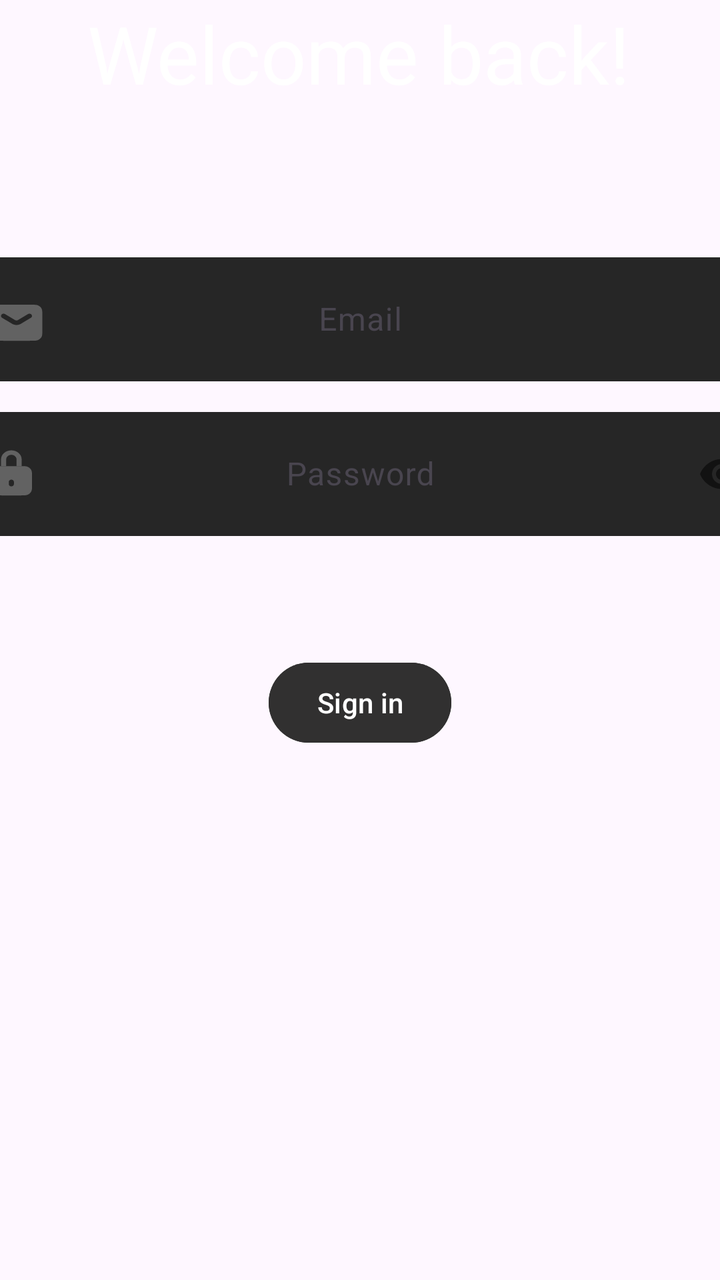
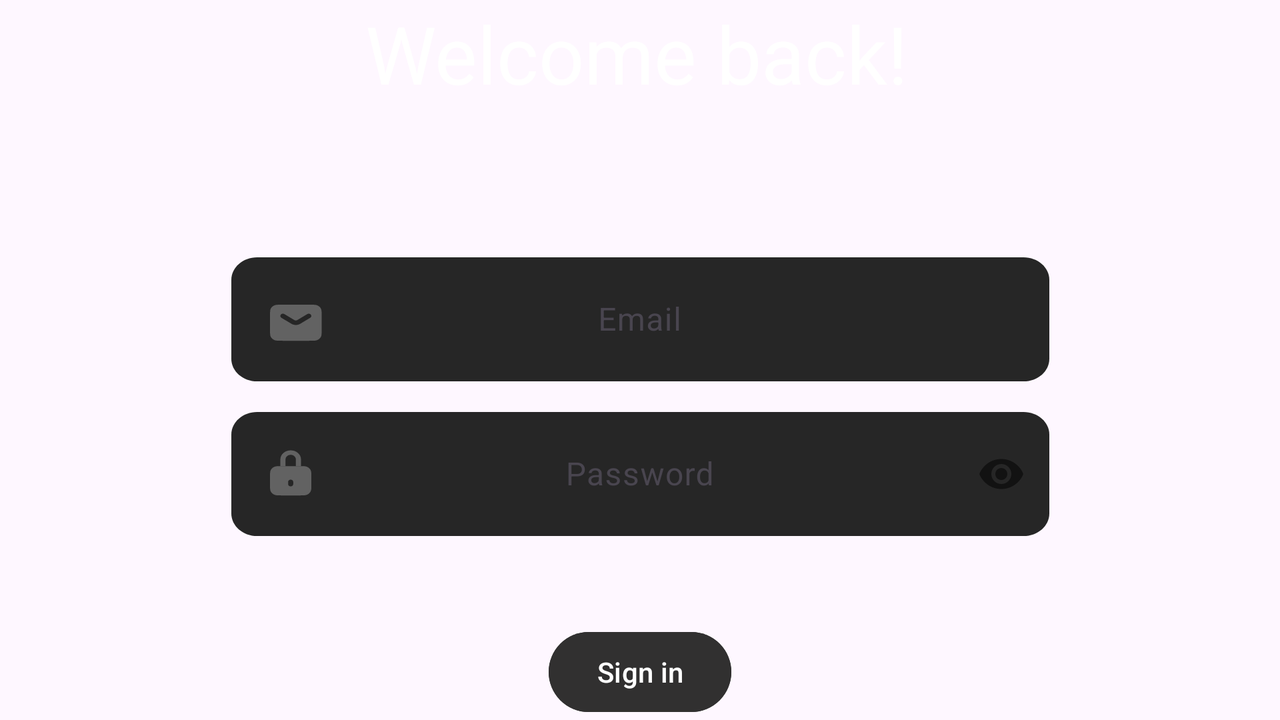

An Android layout and its configuration variant, each rendered on a device that would load it. The default file and the variant file are quoted in full after the pictures.
<!-- AndroidManifest.xml: application theme Theme.ChitChat -->
<!-- res/layout/fragment_sign_in.xml -->
<?xml version="1.0" encoding="utf-8"?>
<FrameLayout xmlns:android="http://schemas.android.com/apk/res/android"
    xmlns:app="http://schemas.android.com/apk/res-auto"
    xmlns:tools="http://schemas.android.com/tools"
    android:id="@+id/btn_sign_up"
    android:layout_width="match_parent"
    android:layout_height="match_parent"

    tools:context=".View.SignInFragment">

    <androidx.constraintlayout.widget.ConstraintLayout
        android:layout_width="match_parent"
        android:layout_height="match_parent">


        <TextView
            android:id="@+id/tv_createaccount"
            android:layout_width="wrap_content"
            android:layout_height="wrap_content"
            android:text="@string/welcome_back"
            android:textColor="@color/white"
            android:textSize="40sp"
            app:layout_constraintBottom_toTopOf="@+id/email_signin_design"
            app:layout_constraintEnd_toEndOf="parent"
            app:layout_constraintHorizontal_bias="0.496"
            app:layout_constraintStart_toStartOf="parent"
            app:layout_constraintTop_toTopOf="parent" />

        <com.google.android.material.textfield.TextInputLayout
            android:id="@+id/pass_word_design"
            android:layout_width="409dp"
            android:layout_height="wrap_content"
            android:layout_marginTop="10dp"
            app:layout_constraintEnd_toEndOf="parent"
            app:layout_constraintStart_toStartOf="parent"
            app:layout_constraintTop_toBottomOf="@+id/email_signin_design"
            app:passwordToggleEnabled="true">

            <com.google.android.material.textfield.TextInputEditText
                android:id="@+id/et_password_signin"
                android:layout_width="match_parent"
                android:layout_height="62dp"
                android:background="@drawable/custom_password_input"
                android:gravity="center"
                android:hint="@string/password"
                android:inputType="textPassword"
                android:textColor="@color/white"

                />

        </com.google.android.material.textfield.TextInputLayout>

        <com.google.android.material.textfield.TextInputLayout
            android:id="@+id/email_signin_design"
            android:layout_width="409dp"
            android:layout_height="wrap_content"
            android:layout_marginTop="70dp"
            app:layout_constraintEnd_toEndOf="parent"
            app:layout_constraintStart_toStartOf="parent"
            app:layout_constraintTop_toBottomOf="@+id/tv_createaccount">

            <com.google.android.material.textfield.TextInputEditText
                android:id="@+id/et_email_signin"
                android:layout_width="match_parent"
                android:layout_height="62dp"
                android:background="@drawable/custom_email_input"
                android:gravity="center"
                android:hint="@string/email"
                android:inputType="textEmailAddress"
                android:textColor="@color/white" />

        </com.google.android.material.textfield.TextInputLayout>

        <Button
            android:id="@+id/btn_signin_frag"
            android:layout_width="wrap_content"
            android:layout_height="wrap_content"
            android:layout_marginStart="10dp"
            android:layout_marginTop="10dp"
            android:layout_marginEnd="10dp"
            android:backgroundTint="#313030"
            android:text="@string/sign_in"
            android:textColor="@color/white"
            app:layout_constraintBottom_toBottomOf="parent"
            app:layout_constraintEnd_toEndOf="parent"
            app:layout_constraintStart_toStartOf="parent"
            app:layout_constraintTop_toBottomOf="@+id/pass_word_design"
            app:layout_constraintVertical_bias="0.157" />

    </androidx.constraintlayout.widget.ConstraintLayout>
</FrameLayout>
<!-- resources referenced by this layout -->
<resources>
  <!-- drawable custom_email_input (drawable) -->
  <vector xmlns:android="http://schemas.android.com/apk/res/android"
      android:width="317dp"
      android:height="55dp"
      android:viewportWidth="317"
      android:viewportHeight="55">
      <path
          android:fillColor="#FF262626"
          android:pathData="M0 10c0-5.52 4.48-10 10-10h297c5.52 0 10 4.48 10 10v35c0 5.52-4.48 10-10 10h-297c-5.52 0-10-4.48-10-10z"/>
      <path
          android:fillColor="#FF626262"
          android:fillType="evenOdd"
          android:pathData="M15.33 22.64C15 23.28 15 24.12 15 25.8v6.4c0 1.68 0 2.52 0.33 3.16 0.28 0.57 0.74 1.03 1.3 1.31C17.29 37 18.13 37 19.8 37h10.4c1.68 0 2.52 0 3.16-0.33 0.57-0.28 1.03-0.74 1.31-1.3C35 34.71 35 33.87 35 32.2v-6.4c0-1.68 0-2.52-0.33-3.16-0.28-0.57-0.74-1.03-1.3-1.31C32.71 21 31.87 21 30.2 21H19.8c-1.68 0-2.52 0-3.16 0.33-0.57 0.28-1.03 0.74-1.31 1.3Zm5.24 2.54c-0.46-0.32-1.08-0.2-1.4 0.25-0.3 0.46-0.2 1.08 0.26 1.4l3.87 2.65c1.03 0.7 2.37 0.7 3.4 0l3.87-2.66c0.45-0.3 0.57-0.93 0.25-1.39-0.3-0.45-0.93-0.57-1.39-0.25l-3.86 2.65c-0.35 0.23-0.8 0.23-1.14 0l-3.86-2.65Z"/>
  </vector>
  <!-- drawable custom_password_input (drawable) -->
  <vector xmlns:android="http://schemas.android.com/apk/res/android"
      android:width="317dp"
      android:height="55dp"
      android:viewportWidth="317"
      android:viewportHeight="55">
      <path
          android:fillColor="#FF262626"
          android:pathData="M0 10c0-5.52 4.48-10 10-10h297c5.52 0 10 4.48 10 10v35c0 5.52-4.48 10-10 10h-297c-5.52 0-10-4.48-10-10z"/>
      <path
          android:fillColor="#FF626262"
          android:fillType="evenOdd"
          android:pathData="M19.16 24h7.68c0.53 0 0.98 0 1.36 0.03 0.39 0.03 0.78 0.1 1.16 0.3 0.57 0.28 1.03 0.74 1.31 1.3 0.2 0.39 0.27 0.78 0.3 1.18C31 27.18 31 27.63 31 28.16v4.68c0 0.53 0 0.98-0.03 1.35-0.03 0.4-0.1 0.8-0.3 1.17-0.28 0.57-0.74 1.03-1.3 1.31-0.39 0.2-0.78 0.27-1.18 0.3C27.82 37 27.38 37 26.84 37h-7.68c-0.53 0-0.98 0-1.36-0.03-0.39-0.03-0.78-0.1-1.16-0.3-0.57-0.28-1.03-0.74-1.31-1.3-0.2-0.39-0.27-0.78-0.3-1.17C15 33.81 15 33.37 15 32.84v-4.68c0-0.53 0-0.98 0.03-1.36 0.03-0.39 0.1-0.78 0.3-1.16 0.28-0.57 0.74-1.03 1.3-1.31 0.39-0.2 0.78-0.27 1.18-0.3C18.18 24 18.63 24 19.16 24ZM23 30c-0.55 0-1 0.45-1 1v1c0 0.55 0.45 1 1 1s1-0.45 1-1v-1c0-0.55-0.45-1-1-1Z"/>
      <path
          android:fillColor="#FF626262"
          android:fillType="evenOdd"
          android:pathData="M19 21c0-2.2 1.8-4 4-4s4 1.8 4 4v3h-2v-3c0-1.1-0.9-2-2-2s-2 0.9-2 2v3h-2v-3Z"/>
  </vector>
  <string name="email">Email</string>
  <string name="password">Password</string>
  <string name="sign_in">Sign in</string>
  <string name="welcome_back">Welcome back!</string>
  <style name="Theme.ChitChat" parent="Base.Theme.ChitChat" />
  <style name="Base.Theme.ChitChat" parent="Theme.Material3.DayNight.NoActionBar">
  
          
          
      </style>
</resources>
<!-- res/layout-land/fragment_sign_in.xml (the repository's variant of the layout above) -->
<!-- drawn on the phone turned sideways -->
<?xml version="1.0" encoding="utf-8"?>
<FrameLayout xmlns:android="http://schemas.android.com/apk/res/android"
    xmlns:app="http://schemas.android.com/apk/res-auto"
    xmlns:tools="http://schemas.android.com/tools"
    android:id="@+id/btn_sign_up"
    android:layout_width="match_parent"
    android:layout_height="match_parent"

    tools:context=".View.SignInFragment">

    <androidx.constraintlayout.widget.ConstraintLayout
        android:layout_width="match_parent"
        android:layout_height="match_parent">


        <TextView
            android:id="@+id/tv_create_account"
            android:layout_width="wrap_content"
            android:layout_height="wrap_content"
            android:text="@string/welcome_back_land"
            android:textColor="@color/white"
            android:textSize="40sp"
            app:layout_constraintBottom_toTopOf="@+id/email_signin_design"
            app:layout_constraintEnd_toEndOf="parent"
            app:layout_constraintHorizontal_bias="0.496"
            app:layout_constraintStart_toStartOf="parent"
            app:layout_constraintTop_toTopOf="parent" />

        <com.google.android.material.textfield.TextInputLayout
            android:id="@+id/email_signin_design"
            android:layout_width="409dp"
            android:layout_height="wrap_content"
            android:layout_marginTop="70dp"
            app:layout_constraintEnd_toEndOf="parent"
            app:layout_constraintStart_toStartOf="parent"
            app:layout_constraintTop_toBottomOf="@+id/tv_create_account">

            <com.google.android.material.textfield.TextInputEditText
                android:id="@+id/et_email_signin"
                android:layout_width="match_parent"
                android:layout_height="62dp"
                android:background="@drawable/custom_email_input"
                android:gravity="center"
                android:hint="@string/email"
                android:textColor="@color/white" />

        </com.google.android.material.textfield.TextInputLayout>

        <com.google.android.material.textfield.TextInputLayout
            android:id="@+id/password_signin_design"
            android:layout_width="409dp"
            android:layout_height="wrap_content"
            android:layout_marginTop="10dp"
            app:layout_constraintEnd_toEndOf="parent"
            app:layout_constraintStart_toStartOf="parent"
            app:layout_constraintTop_toBottomOf="@+id/email_signin_design"
            app:passwordToggleEnabled="true">

            <com.google.android.material.textfield.TextInputEditText
                android:id="@+id/et_password_signin"
                android:layout_width="match_parent"
                android:layout_height="62dp"
                android:background="@drawable/custom_password_input"
                android:gravity="center"
                android:hint="@string/password"
                android:inputType="textPassword"
                android:textColor="@color/white"/>

        </com.google.android.material.textfield.TextInputLayout>

        <Button
            android:id="@+id/btn_signin_frag"
            android:layout_width="wrap_content"
            android:layout_height="wrap_content"
            android:layout_marginStart="10dp"
            android:layout_marginTop="10dp"
            android:layout_marginEnd="10dp"
            android:backgroundTint="#313030"
            android:text="@string/sign_in"
            android:textColor="@color/white"
            app:layout_constraintBottom_toBottomOf="parent"
            app:layout_constraintEnd_toEndOf="parent"
            app:layout_constraintStart_toStartOf="parent"
            app:layout_constraintTop_toBottomOf="@+id/password_signin_design"
            app:layout_constraintVertical_bias="1.0" />

    </androidx.constraintlayout.widget.ConstraintLayout>
</FrameLayout>
<!-- resources referenced by the variant -->
<!-- as the phone turned sideways resolves them -->
<resources>
  <!-- drawable custom_email_input (drawable) -->
  <vector xmlns:android="http://schemas.android.com/apk/res/android"
      android:width="317dp"
      android:height="55dp"
      android:viewportWidth="317"
      android:viewportHeight="55">
      <path
          android:fillColor="#FF262626"
          android:pathData="M0 10c0-5.52 4.48-10 10-10h297c5.52 0 10 4.48 10 10v35c0 5.52-4.48 10-10 10h-297c-5.52 0-10-4.48-10-10z"/>
      <path
          android:fillColor="#FF626262"
          android:fillType="evenOdd"
          android:pathData="M15.33 22.64C15 23.28 15 24.12 15 25.8v6.4c0 1.68 0 2.52 0.33 3.16 0.28 0.57 0.74 1.03 1.3 1.31C17.29 37 18.13 37 19.8 37h10.4c1.68 0 2.52 0 3.16-0.33 0.57-0.28 1.03-0.74 1.31-1.3C35 34.71 35 33.87 35 32.2v-6.4c0-1.68 0-2.52-0.33-3.16-0.28-0.57-0.74-1.03-1.3-1.31C32.71 21 31.87 21 30.2 21H19.8c-1.68 0-2.52 0-3.16 0.33-0.57 0.28-1.03 0.74-1.31 1.3Zm5.24 2.54c-0.46-0.32-1.08-0.2-1.4 0.25-0.3 0.46-0.2 1.08 0.26 1.4l3.87 2.65c1.03 0.7 2.37 0.7 3.4 0l3.87-2.66c0.45-0.3 0.57-0.93 0.25-1.39-0.3-0.45-0.93-0.57-1.39-0.25l-3.86 2.65c-0.35 0.23-0.8 0.23-1.14 0l-3.86-2.65Z"/>
  </vector>
  <!-- drawable custom_password_input (drawable) -->
  <vector xmlns:android="http://schemas.android.com/apk/res/android"
      android:width="317dp"
      android:height="55dp"
      android:viewportWidth="317"
      android:viewportHeight="55">
      <path
          android:fillColor="#FF262626"
          android:pathData="M0 10c0-5.52 4.48-10 10-10h297c5.52 0 10 4.48 10 10v35c0 5.52-4.48 10-10 10h-297c-5.52 0-10-4.48-10-10z"/>
      <path
          android:fillColor="#FF626262"
          android:fillType="evenOdd"
          android:pathData="M19.16 24h7.68c0.53 0 0.98 0 1.36 0.03 0.39 0.03 0.78 0.1 1.16 0.3 0.57 0.28 1.03 0.74 1.31 1.3 0.2 0.39 0.27 0.78 0.3 1.18C31 27.18 31 27.63 31 28.16v4.68c0 0.53 0 0.98-0.03 1.35-0.03 0.4-0.1 0.8-0.3 1.17-0.28 0.57-0.74 1.03-1.3 1.31-0.39 0.2-0.78 0.27-1.18 0.3C27.82 37 27.38 37 26.84 37h-7.68c-0.53 0-0.98 0-1.36-0.03-0.39-0.03-0.78-0.1-1.16-0.3-0.57-0.28-1.03-0.74-1.31-1.3-0.2-0.39-0.27-0.78-0.3-1.17C15 33.81 15 33.37 15 32.84v-4.68c0-0.53 0-0.98 0.03-1.36 0.03-0.39 0.1-0.78 0.3-1.16 0.28-0.57 0.74-1.03 1.3-1.31 0.39-0.2 0.78-0.27 1.18-0.3C18.18 24 18.63 24 19.16 24ZM23 30c-0.55 0-1 0.45-1 1v1c0 0.55 0.45 1 1 1s1-0.45 1-1v-1c0-0.55-0.45-1-1-1Z"/>
      <path
          android:fillColor="#FF626262"
          android:fillType="evenOdd"
          android:pathData="M19 21c0-2.2 1.8-4 4-4s4 1.8 4 4v3h-2v-3c0-1.1-0.9-2-2-2s-2 0.9-2 2v3h-2v-3Z"/>
  </vector>
  <string name="email">Email</string>
  <string name="password">Password</string>
  <string name="sign_in">Sign in</string>
  <string name="welcome_back_land">Welcome back!</string>
  <style name="Theme.ChitChat" parent="Base.Theme.ChitChat" />
  <style name="Base.Theme.ChitChat" parent="Theme.Material3.DayNight.NoActionBar">
  
          
          
      </style>
</resources>
